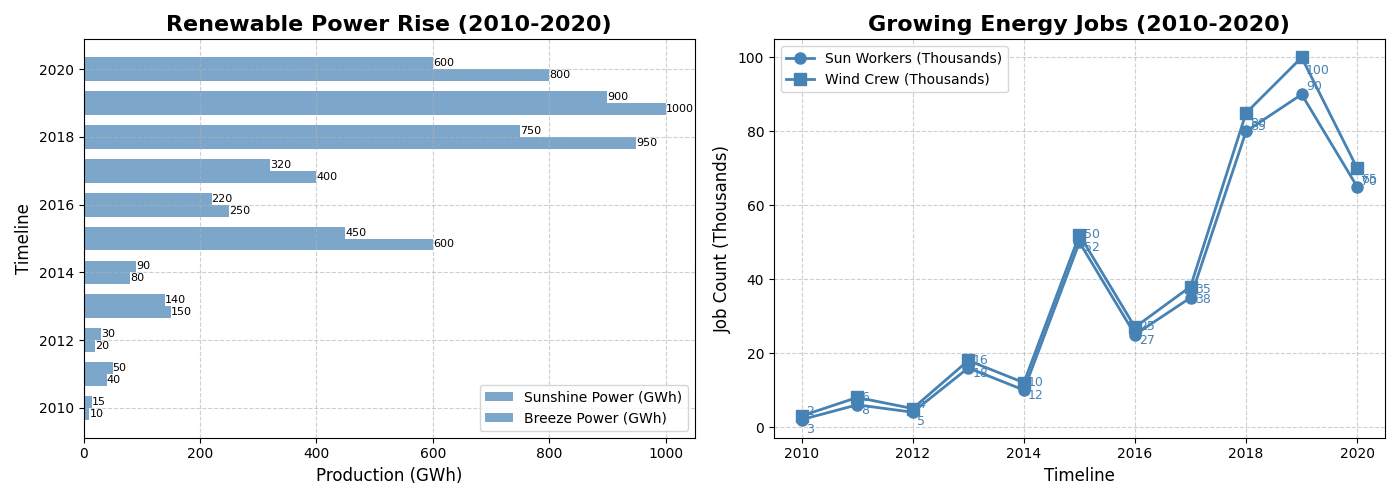

The Python source for this figure:
import matplotlib.pyplot as plt
import numpy as np

years = np.arange(2010, 2021)
solar_energy = np.array([10, 40, 20, 150, 80, 600, 250, 400, 950, 1000, 800])
wind_energy = np.array([15, 50, 30, 140, 90, 450, 220, 320, 750, 900, 600])
solar_workforce = np.array([2, 6, 4, 16, 10, 50, 25, 35, 80, 90, 65])
wind_workforce = np.array([3, 8, 5, 18, 12, 52, 27, 38, 85, 100, 70])

fig, (ax1, ax2) = plt.subplots(1, 2, figsize=(14, 5))

bar_height = 0.35
bar1 = ax1.barh(years - bar_height/2, solar_energy, bar_height, label='Sunshine Power (GWh)', color='steelblue', alpha=0.7)
bar2 = ax1.barh(years + bar_height/2, wind_energy, bar_height, label='Breeze Power (GWh)', color='steelblue', alpha=0.7)

for bar in bar1:
    width = bar.get_width()
    ax1.text(width, bar.get_y() + bar.get_height()/2.0, f'{width}', va='center', ha='left', fontsize=8)
for bar in bar2:
    width = bar.get_width()
    ax1.text(width, bar.get_y() + bar.get_height()/2.0, f'{width}', va='center', ha='left', fontsize=8)

ax2.plot(years, solar_workforce, '-o', label='Sun Workers (Thousands)', color='steelblue', linewidth=2, markersize=8)
ax2.plot(years, wind_workforce, '-s', label='Wind Crew (Thousands)', color='steelblue', linewidth=2, markersize=8)

for x, y in zip(years, solar_workforce):
    ax2.annotate(f'{y}', xy=(x, y), xytext=(3, 3), textcoords='offset points', fontsize=9, color='steelblue')
for x, y in zip(years, wind_workforce):
    ax2.annotate(f'{y}', xy=(x, y), xytext=(3, -12), textcoords='offset points', fontsize=9, color='steelblue')

ax1.set_title("Renewable Power Rise (2010-2020)", fontsize=16, fontweight='bold')
ax1.set_xlabel("Production (GWh)", fontsize=12)
ax1.set_ylabel("Timeline", fontsize=12)
ax1.legend(loc='lower right', fontsize=10)
ax1.grid(True, linestyle='--', alpha=0.6)

ax2.set_title("Growing Energy Jobs (2010-2020)", fontsize=16, fontweight='bold')
ax2.set_xlabel("Timeline", fontsize=12)
ax2.set_ylabel("Job Count (Thousands)", fontsize=12)
ax2.legend(loc='upper left', fontsize=10)
ax2.grid(True, linestyle='--', alpha=0.6)

plt.tight_layout()
plt.show()
